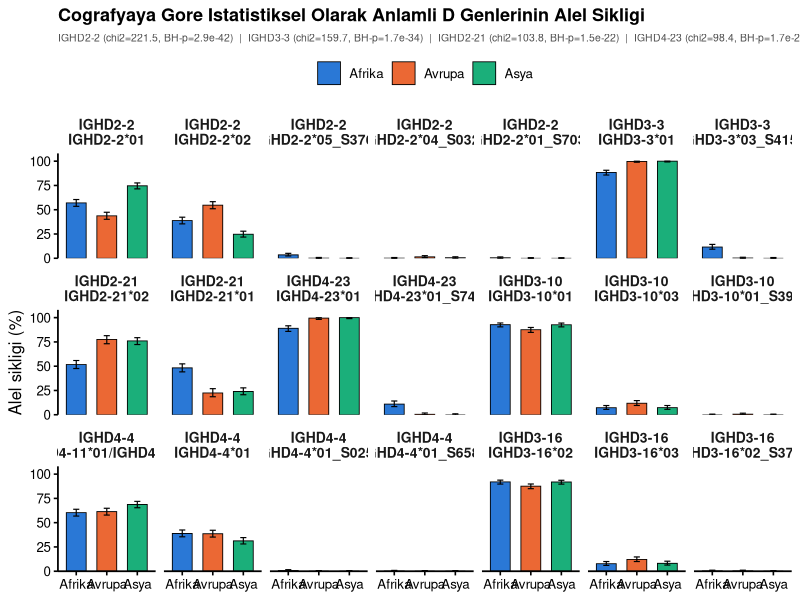

Source code (R):
# =============================================================================
# D-REGION allele frequency by geography - publication-style bar charts
#
# DATA SOURCE: raw observed haplotype counts from our own analysis of
# KIARVA's real, public 1000 Genomes IGHD genotype data (CC BY-NC 4.0). NOT
# copied from any published article. Same counts as our Excel workbook and
# GraphPad Prism export (single source, cross-checked).
#
# Everything below this one raw table is COMPUTED, not restated: R itself
# builds the per-gene contingency tables, runs the chi-square test of
# independence and the Benjamini-Hochberg correction across all 16 tested
# genes, derives percentages and 95% Wilson confidence intervals, and only
# then plots - nothing is pre-summarized or hardcoded per gene/allele.
# =============================================================================

library(ggplot2)

raw_csv <- "gene,allele,region,count
IGHD2-2,IGHD2-2*01,Africa,454
IGHD2-2,IGHD2-2*01,Europe,327
IGHD2-2,IGHD2-2*01,Asia,603
IGHD2-2,IGHD2-2*01_S7032,Africa,4
IGHD2-2,IGHD2-2*01_S7032,Europe,0
IGHD2-2,IGHD2-2*01_S7032,Asia,0
IGHD2-2,IGHD2-2*02,Africa,309
IGHD2-2,IGHD2-2*02,Europe,409
IGHD2-2,IGHD2-2*02,Asia,200
IGHD2-2,IGHD2-2*04_S0329,Africa,1
IGHD2-2,IGHD2-2*04_S0329,Europe,11
IGHD2-2,IGHD2-2*04_S0329,Asia,5
IGHD2-2,IGHD2-2*05_S3769,Africa,28
IGHD2-2,IGHD2-2*05_S3769,Europe,1
IGHD2-2,IGHD2-2*05_S3769,Asia,0
IGHD2-21,IGHD2-21*01,Africa,279
IGHD2-21,IGHD2-21*01,Europe,92
IGHD2-21,IGHD2-21*01,Asia,140
IGHD2-21,IGHD2-21*02,Africa,299
IGHD2-21,IGHD2-21*02,Europe,318
IGHD2-21,IGHD2-21*02,Asia,444
IGHD2-8,IGHD2-8*01,Africa,531
IGHD2-8,IGHD2-8*01,Europe,482
IGHD2-8,IGHD2-8*01,Asia,448
IGHD2-8,IGHD2-8*02,Africa,79
IGHD2-8,IGHD2-8*02,Europe,80
IGHD2-8,IGHD2-8*02,Asia,82
IGHD3-10,IGHD3-10*01,Africa,653
IGHD3-10,IGHD3-10*01,Europe,599
IGHD3-10,IGHD3-10*01,Asia,682
IGHD3-10,IGHD3-10*01_S3902,Africa,0
IGHD3-10,IGHD3-10*01_S3902,Europe,4
IGHD3-10,IGHD3-10*01_S3902,Asia,0
IGHD3-10,IGHD3-10*03,Africa,51
IGHD3-10,IGHD3-10*03,Europe,81
IGHD3-10,IGHD3-10*03,Asia,54
IGHD3-16,IGHD3-16*02,Africa,688
IGHD3-16,IGHD3-16*02,Europe,671
IGHD3-16,IGHD3-16*02,Asia,713
IGHD3-16,IGHD3-16*02_S3738,Africa,2
IGHD3-16,IGHD3-16*02_S3738,Europe,2
IGHD3-16,IGHD3-16*02_S3738,Asia,0
IGHD3-16,IGHD3-16*03,Africa,58
IGHD3-16,IGHD3-16*03,Europe,93
IGHD3-16,IGHD3-16*03,Asia,63
IGHD3-3,IGHD3-3*01,Africa,617
IGHD3-3,IGHD3-3*01,Europe,762
IGHD3-3,IGHD3-3*01,Asia,624
IGHD3-3,IGHD3-3*03_S4150,Africa,81
IGHD3-3,IGHD3-3*03_S4150,Europe,2
IGHD3-3,IGHD3-3*03_S4150,Asia,0
IGHD4-17,IGHD4-17*01,Africa,339
IGHD4-17,IGHD4-17*01,Europe,336
IGHD4-17,IGHD4-17*01,Asia,352
IGHD4-17,IGHD4-17*01/IGHD4-4*01_S0251,Africa,351
IGHD4-17,IGHD4-17*01/IGHD4-4*01_S0251,Europe,346
IGHD4-17,IGHD4-17*01/IGHD4-4*01_S0251,Asia,362
IGHD4-23,IGHD4-23*01,Africa,438
IGHD4-23,IGHD4-23*01,Europe,434
IGHD4-23,IGHD4-23*01,Asia,492
IGHD4-23,IGHD4-23*01_S7487,Africa,54
IGHD4-23,IGHD4-23*01_S7487,Europe,2
IGHD4-23,IGHD4-23*01_S7487,Asia,0
IGHD4-4,IGHD4-11*01/IGHD4-4*01,Africa,467
IGHD4-4,IGHD4-11*01/IGHD4-4*01,Europe,469
IGHD4-4,IGHD4-11*01/IGHD4-4*01,Asia,543
IGHD4-4,IGHD4-4*01,Africa,301
IGHD4-4,IGHD4-4*01,Europe,295
IGHD4-4,IGHD4-4*01,Asia,247
IGHD4-4,IGHD4-4*01_S0251,Africa,5
IGHD4-4,IGHD4-4*01_S0251,Europe,0
IGHD4-4,IGHD4-4*01_S0251,Asia,0
IGHD4-4,IGHD4-4*01_S6581,Africa,1
IGHD4-4,IGHD4-4*01_S6581,Europe,0
IGHD4-4,IGHD4-4*01_S6581,Asia,0
IGHD5-18,IGHD5-18*01,Africa,533
IGHD5-18,IGHD5-18*01,Europe,547
IGHD5-18,IGHD5-18*01,Asia,509
IGHD5-18,IGHD5-18*02,Africa,43
IGHD5-18,IGHD5-18*02,Europe,57
IGHD5-18,IGHD5-18*02,Asia,47
IGHD5-18/5-5,IGHD5-18*01/IGHD5-5*01,Africa,704
IGHD5-18/5-5,IGHD5-18*01/IGHD5-5*01,Europe,720
IGHD5-18/5-5,IGHD5-18*01/IGHD5-5*01,Asia,677
IGHD5-18/5-5,IGHD5-18*02,Africa,28
IGHD5-18/5-5,IGHD5-18*02,Europe,34
IGHD5-18/5-5,IGHD5-18*02,Asia,27
IGHD5-18/5-5,IGHD5-5*01_S6943,Africa,2
IGHD5-18/5-5,IGHD5-5*01_S6943,Europe,0
IGHD5-18/5-5,IGHD5-5*01_S6943,Asia,0
IGHD5-5,IGHD5-5*01,Africa,584
IGHD5-5,IGHD5-5*01,Europe,662
IGHD5-5,IGHD5-5*01,Asia,504
IGHD5-5,IGHD5-5*01_S6943,Africa,2
IGHD5-5,IGHD5-5*01_S6943,Europe,0
IGHD5-5,IGHD5-5*01_S6943,Asia,0
IGHD6-13,IGHD6-13*01,Africa,769
IGHD6-13,IGHD6-13*01,Europe,765
IGHD6-13,IGHD6-13*01,Asia,789
IGHD6-13,IGHD6-13*01_S0744,Africa,2
IGHD6-13,IGHD6-13*01_S0744,Europe,1
IGHD6-13,IGHD6-13*01_S0744,Asia,1
IGHD6-13,IGHD6-13*01_S5237,Africa,1
IGHD6-13,IGHD6-13*01_S5237,Europe,0
IGHD6-13,IGHD6-13*01_S5237,Asia,2
IGHD6-19,IGHD6-19*01,Africa,757
IGHD6-19,IGHD6-19*01,Europe,752
IGHD6-19,IGHD6-19*01,Asia,771
IGHD6-19,IGHD6-19*01_S2183,Africa,1
IGHD6-19,IGHD6-19*01_S2183,Europe,0
IGHD6-19,IGHD6-19*01_S2183,Asia,1
IGHD6-25,IGHD6-25*01,Africa,546
IGHD6-25,IGHD6-25*01,Europe,529
IGHD6-25,IGHD6-25*01,Asia,586
IGHD6-25,IGHD6-25*01_S2758,Africa,0
IGHD6-25,IGHD6-25*01_S2758,Europe,1
IGHD6-25,IGHD6-25*01_S2758,Asia,0
IGHD6-6,IGHD6-6*01,Africa,753
IGHD6-6,IGHD6-6*01,Europe,786
IGHD6-6,IGHD6-6*01,Asia,640
IGHD6-6,IGHD6-6*01_S1911,Africa,1
IGHD6-6,IGHD6-6*01_S1911,Europe,0
IGHD6-6,IGHD6-6*01_S1911,Asia,0
"

# ---- 1) parse the raw table - this is the ONLY hardcoded input; every
#         number below is computed from it, nothing is pre-summarized ------
raw_long <- read.csv(text = raw_csv, stringsAsFactors = FALSE)
gene_order <- unique(raw_long$gene)
raw_long$gene   <- factor(raw_long$gene, levels = gene_order)
raw_long$region <- factor(raw_long$region, levels = c("Africa", "Europe", "Asia"))
region_tr <- c(Africa = "Afrika", Europe = "Avrupa", Asia = "Asya")
raw_long$region_label <- factor(region_tr[as.character(raw_long$region)], levels = region_tr)

# ---- 2) percentages + 95% Wilson confidence intervals (base R, no extra pkg) ----
totals <- aggregate(count ~ gene + region, data = raw_long, sum)
names(totals)[3] <- "total"
raw_long <- merge(raw_long, totals, by = c("gene", "region"))
raw_long$pct <- 100 * raw_long$count / raw_long$total

ci <- t(mapply(function(x, n) {
  if (n == 0) return(c(NA_real_, NA_real_))
  100 * prop.test(x, n, correct = TRUE)$conf.int
}, raw_long$count, raw_long$total))
raw_long$ci_low  <- ci[, 1]
raw_long$ci_high <- ci[, 2]

# ---- 3) chi-square test of independence, per gene, built straight from
#         raw_long via xtabs (allele x region contingency table) - then ONE
#         Benjamini-Hochberg correction across all 16 tested genes (the
#         correct family of tests, not just the ones that end up significant)
chi_results <- do.call(rbind, lapply(split(raw_long, raw_long$gene), function(sub) {
  tab <- xtabs(count ~ allele + region, data = sub)
  test <- suppressWarnings(chisq.test(tab))
  data.frame(gene = as.character(unique(sub$gene)), n_allele = nrow(tab),
             chi2 = unname(test$statistic), df = unname(test$parameter),
             p_raw = test$p.value, stringsAsFactors = FALSE)
}))
chi_results$p_BH <- p.adjust(chi_results$p_raw, method = "BH")
chi_results <- chi_results[order(chi_results$p_BH), ]
cat("\n==== Ki-kare testi, TUM 16 test edilen gen (BH duzeltmesi bu tam kumeye gore) ====\n")
print(chi_results, row.names = FALSE)

sig_genes <- as.character(chi_results$gene[chi_results$p_BH < 0.05])
cat(sprintf("\n%d / %d gen istatistiksel olarak anlamli (BH p<0.05): %s\n",
            length(sig_genes), nrow(chi_results), paste(sig_genes, collapse = ", ")))

# ---- 4) GraphPad Prism-style theme ------------------------------------------
theme_prism <- theme_bw(base_size = 12) +
  theme(
    panel.grid       = element_blank(),
    panel.border     = element_blank(),
    axis.line        = element_line(color = "black", size = 0.6),  # `size` (not linewidth) for compat with older ggplot2
    axis.ticks       = element_line(color = "black"),
    axis.text        = element_text(color = "black"),
    strip.background = element_blank(),
    strip.text       = element_text(face = "bold", size = 10),
    legend.position  = "top",
    legend.title     = element_blank(),
    plot.title       = element_text(face = "bold", size = 13),
    plot.subtitle    = element_text(size = 9.5, color = "grey30"),
    text             = element_text(family = "sans")
  )

region_colors <- c(Afrika = "#2A78D6", Avrupa = "#EB6834", Asya = "#1BAF7A")

# ---- 5) ONE combined figure, all significant genes' alleles side by side in
#         a single grid (not one stacked figure per gene) - every allele
#         still keeps its own separate panel (3 bars), just laid out
#         together instead of printed as 7 separate plots -------------------
sig_data <- subset(raw_long, gene %in% sig_genes)
sig_data$gene <- factor(as.character(sig_data$gene), levels = as.character(sig_genes))

# order alleles within each gene by their own max frequency (most-common
# allele's panel first), keep genes grouped together and in significance order
allele_order <- unlist(lapply(sig_genes, function(g) {
  sub <- subset(sig_data, gene == g)
  ord <- aggregate(pct ~ allele, data = sub, max)
  ord <- ord[order(-ord$pct), ]
  as.character(ord$allele)
}))
sig_data$allele <- factor(as.character(sig_data$allele), levels = allele_order)

# build the gene->allele panel order explicitly (keeps genes grouped, most
# frequent allele first within each gene)
panel_order <- character(0)
for (g in sig_genes) {
  al <- allele_order[allele_order %in% as.character(subset(sig_data, gene == g)$allele)]
  panel_order <- c(panel_order, paste0(as.character(g), "\n", al))
}
sig_data$panel_label <- factor(paste0(as.character(sig_data$gene), "\n", as.character(sig_data$allele)),
                                levels = unique(panel_order))

n_panels <- nlevels(sig_data$panel_label)
n_col <- 7  # how many allele-panels per row before wrapping to the next row

combined_title <- "Cografyaya Gore Istatistiksel Olarak Anlamli D Genlerinin Alel Sikligi"
combined_subtitle <- paste(
  sprintf("%s (chi2=%.1f, BH-p=%.1e)", sig_genes,
          chi_results$chi2[match(sig_genes, chi_results$gene)],
          chi_results$p_BH[match(sig_genes, chi_results$gene)]),
  collapse = "  |  "
)

p_all <- ggplot(sig_data, aes(x = region_label, y = pct, fill = region_label)) +
  geom_col(width = 0.65, color = "black", size = 0.3) +
  geom_errorbar(aes(ymin = ci_low, ymax = ci_high), width = 0.2, size = 0.4, color = "black") +
  facet_wrap(~ panel_label, ncol = n_col) +
  scale_fill_manual(values = region_colors) +
  scale_y_continuous(limits = c(0, NA), expand = expansion(mult = c(0, 0.08))) +
  labs(title = combined_title, subtitle = combined_subtitle, x = NULL, y = "Alel sikligi (%)") +
  theme_prism +
  theme(plot.subtitle = element_text(size = 7.5))

print(p_all)
